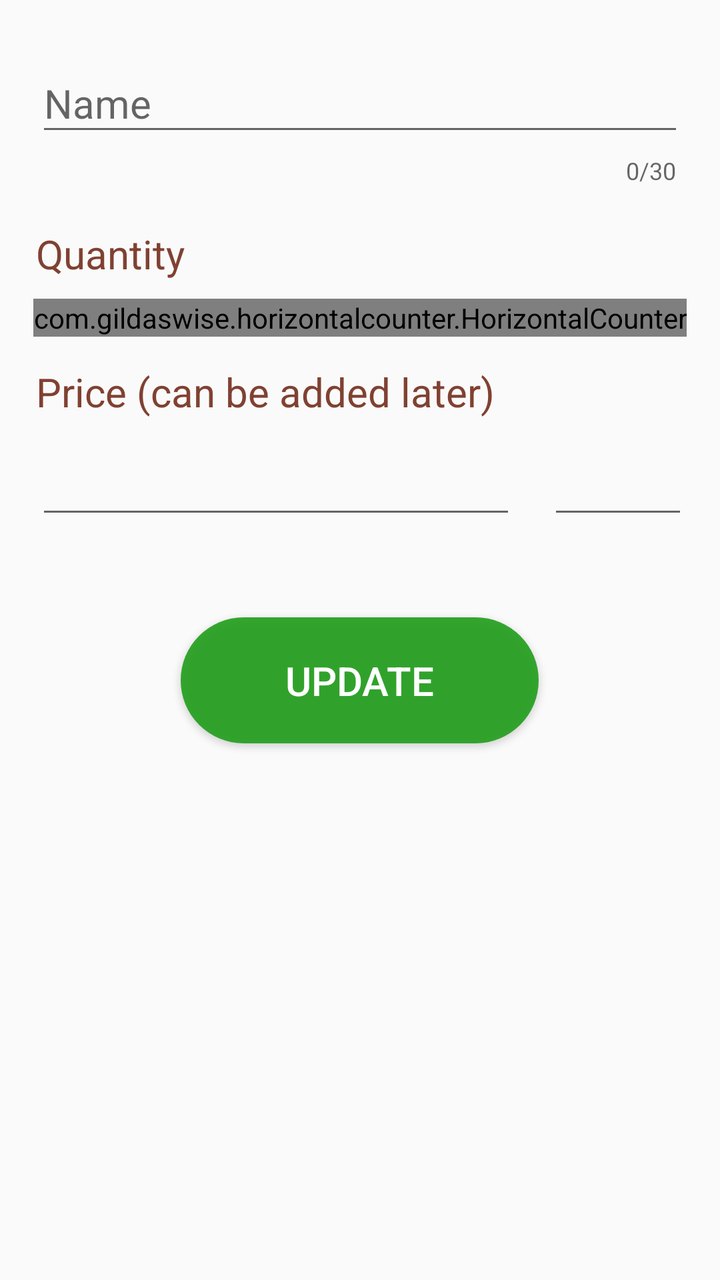
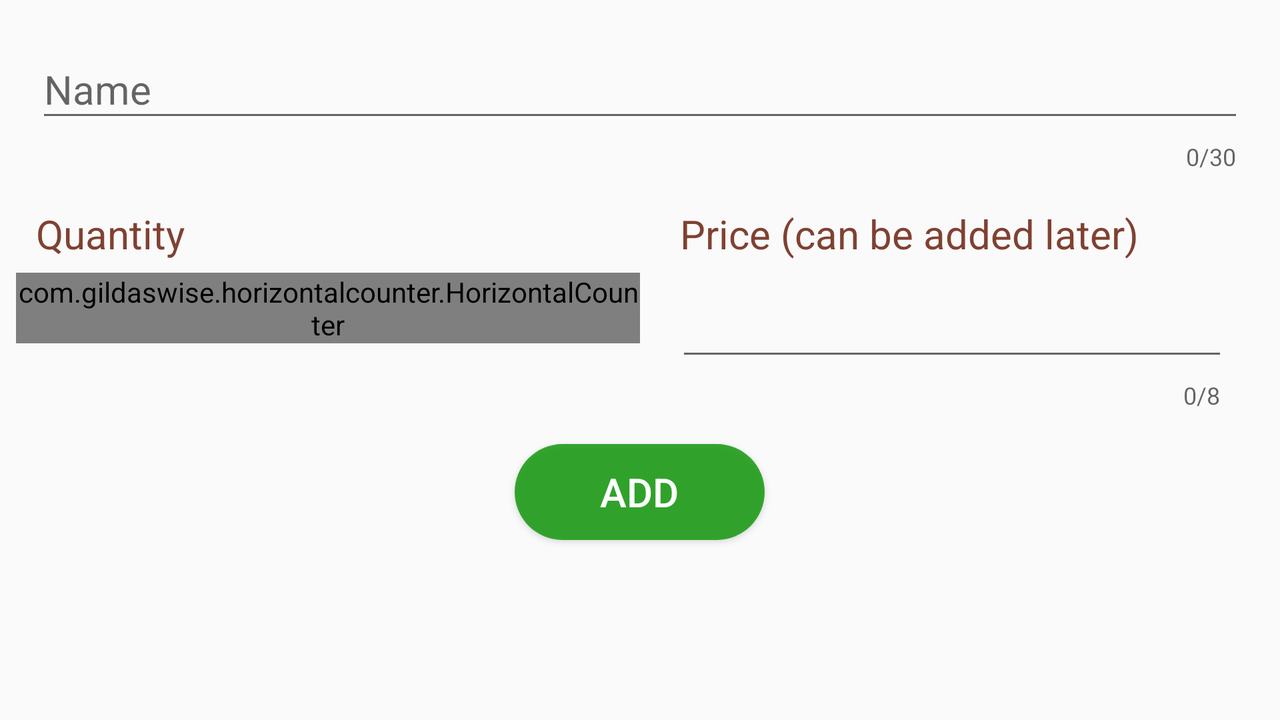

The same Android screen from two of the app's own layout files: first res/layout/ as a phone draws it, then the author's variant for another configuration, drawn on a device whose configuration selects that folder. Both files follow.
<!-- AndroidManifest.xml: application theme AppTheme -->
<!-- res/layout/activity_edit_shopping_list_item.xml -->
<?xml version="1.0" encoding="utf-8"?>
<android.support.constraint.ConstraintLayout xmlns:android="http://schemas.android.com/apk/res/android"
    xmlns:app="http://schemas.android.com/apk/res-auto"
    xmlns:tools="http://schemas.android.com/tools"
    android:layout_width="match_parent"
    android:layout_height="match_parent"
    android:clickable="true"
    android:focusableInTouchMode="true"
    tools:context=".activities.EditShoppingListItemActivity">

    <LinearLayout
        android:layout_width="match_parent"
        android:layout_height="wrap_content"
        android:layout_marginBottom="8dp"
        android:layout_marginEnd="8dp"
        android:layout_marginStart="8dp"
        android:layout_marginTop="8dp"
        android:orientation="vertical"
        app:layout_constraintBottom_toBottomOf="parent"
        app:layout_constraintEnd_toEndOf="parent"
        app:layout_constraintHorizontal_bias="0.0"
        app:layout_constraintStart_toStartOf="parent"
        app:layout_constraintTop_toTopOf="parent"
        app:layout_constraintVertical_bias="0.04">

        <android.support.design.widget.TextInputLayout
            android:id="@+id/editshopitemnamelayout"
            android:layout_width="match_parent"
            android:layout_height="wrap_content"
            android:layout_marginBottom="8dp"
            android:layout_marginEnd="10dp"
            android:layout_marginStart="10dp"
            app:counterEnabled="true"
            app:counterMaxLength="30"
            app:errorEnabled="true"
            app:errorTextAppearance="@style/error_appearance"
            app:layout_constraintEnd_toEndOf="parent"
            app:layout_constraintStart_toStartOf="parent"
            app:layout_constraintTop_toTopOf="parent">

            <EditText
                android:id="@+id/editshopnameinput"
                android:layout_width="match_parent"
                android:layout_height="wrap_content"
                android:hint="@string/namenewitemtopacklabel"
                android:inputType="textCapSentences"
                android:singleLine="true"
                android:textSize="20sp" />

        </android.support.design.widget.TextInputLayout>

        <TextView
            android:id="@+id/editquantityshopitemtextview"
            android:layout_width="wrap_content"
            android:layout_height="wrap_content"
            android:layout_marginStart="10dp"
            android:layout_marginTop="8dp"
            android:text="@string/quantitylabel"
            android:textColor="@color/colorPrimary"
            android:textSize="20sp"
            app:layout_constraintEnd_toEndOf="parent"
            app:layout_constraintHorizontal_bias="0.06"
            app:layout_constraintStart_toStartOf="parent"
            app:layout_constraintTop_toBottomOf="@+id/shopitemnamelayout" />

        <RelativeLayout
            android:layout_width="match_parent"
            android:layout_height="match_parent">

            <com.gildaswise.horizontalcounter.HorizontalCounter
                android:id="@+id/editcounterShopitem"
                android:layout_width="wrap_content"
                android:layout_height="wrap_content"
                android:layout_marginBottom="8dp"
                android:layout_marginTop="10dp"
                app:displayAsInteger="true"
                app:initialValue="1"
                android:layout_centerInParent="true"
                app:maxValue="100"
                app:minValue="1"
                app:minusButtonColor="#804132"
                app:minusIcon="@drawable/lessicon"
                app:plusButtonColor="#804132"
                app:plusIcon="@drawable/addicon"
                app:stepValue="1"
                app:textColor="#000000"
                app:textSize="7sp" />
        </RelativeLayout>

        <TextView
            android:id="@+id/editpriceShopitemtextview"
            android:layout_width="wrap_content"
            android:layout_height="wrap_content"
            android:layout_marginStart="10dp"
            android:layout_marginTop="5dp"
            android:text="@string/pricetextviewlabel"
            android:textColor="@color/colorPrimary"
            android:textSize="20sp"
            app:layout_constraintEnd_toEndOf="parent"
            app:layout_constraintHorizontal_bias="0.055"
            app:layout_constraintStart_toStartOf="parent"
            app:layout_constraintTop_toBottomOf="@+id/quantityshopitemtextview" />

        <LinearLayout
            android:layout_width="match_parent"
            android:layout_height="match_parent"
            android:orientation="vertical">

            <android.support.constraint.ConstraintLayout
                android:layout_width="match_parent"
                android:layout_height="match_parent">

                <android.support.design.widget.TextInputLayout
                    android:id="@+id/editshopitempricelayout"
                    android:layout_width="0dp"
                    android:layout_height="wrap_content"
                    android:layout_marginEnd="8dp"
                    android:layout_marginStart="10dp"

                    app:errorEnabled="true"
                    app:errorTextAppearance="@style/error_appearance"
                    app:layout_constraintBottom_toBottomOf="parent"
                    app:layout_constraintEnd_toStartOf="@+id/guideline"
                    app:layout_constraintStart_toStartOf="parent"
                    app:layout_constraintTop_toTopOf="parent">

                    <EditText
                        android:id="@+id/editpriceshopiteminput"
                        android:layout_width="match_parent"
                        android:layout_height="wrap_content"

                        android:inputType="numberDecimal"
                        android:singleLine="true"
                        android:textSize="20sp" />
                </android.support.design.widget.TextInputLayout>

                <android.support.design.widget.TextInputLayout
                    android:id="@+id/editshopwalutalayout"
                    android:layout_width="0dp"
                    android:layout_height="wrap_content"
                    app:errorEnabled="true"
                    app:errorTextAppearance="@style/error_appearance"

                    android:layout_marginEnd="8dp"
                    android:layout_marginStart="8dp"
                    app:layout_constraintBottom_toBottomOf="parent"
                    app:layout_constraintEnd_toEndOf="parent"
                    app:layout_constraintStart_toStartOf="@+id/guideline"
                    app:layout_constraintTop_toTopOf="parent">

                    <EditText
                        android:id="@+id/editshopwalutainput"
                        android:layout_width="match_parent"
                        android:layout_height="wrap_content"
                        android:cursorVisible="false"
                        android:singleLine="true"
                        android:textSize="20sp" />

                </android.support.design.widget.TextInputLayout>

                <android.support.constraint.Guideline
                    android:id="@+id/guideline"
                    android:layout_width="wrap_content"
                    android:layout_height="wrap_content"
                    android:orientation="vertical"
                    app:layout_constraintGuide_percent=".75" />
            </android.support.constraint.ConstraintLayout>

        </LinearLayout>



        <RelativeLayout
            android:layout_width="match_parent"
            android:layout_height="match_parent">

            <Button
                android:id="@+id/buttonUpdateShopItem"
                android:layout_width="179dp"
                android:layout_height="63dp"
                android:layout_centerInParent="true"
                android:layout_marginTop="40dp"
                android:background="@drawable/buttonsubmit"
                android:text="@string/updatebuttonlabel"
                android:textColor="@color/white"
                android:textSize="20dp" />
        </RelativeLayout>



    </LinearLayout>

</android.support.constraint.ConstraintLayout>
<!-- resources referenced by this layout -->
<resources>
  <color name="colorPrimary">#804132</color>
  <color name="white">#FFFFFF</color>
  <!-- drawable addicon: png bitmap (drawable, 689 bytes) -->
  <!-- drawable buttonsubmit (drawable) -->
  <?xml version="1.0" encoding="utf-8"?>
  <selector
      xmlns:android="http://schemas.android.com/apk/res/android">
      <item android:state_pressed="true">
          <shape>
              <solid android:color="#2a9c13" />
              <corners android:radius="85dp" />
          </shape>
  
      </item>
      <item android:state_enabled="true">
          <shape>
              <solid android:color="#e01b9c15" />
              <corners android:radius="85dp" />
          </shape>
  
      </item>
      <item android:state_enabled="false">
          <shape>
              <solid android:color="#e06f7169" />
              <corners android:radius="85dp" />
          </shape>
  
      </item>
  
  </selector>
  <!-- drawable lessicon: png bitmap (drawable, 669 bytes) -->
  <string name="namenewitemtopacklabel">Name</string>
  <string name="pricetextviewlabel">Price (can be added later)</string>
  <string name="quantitylabel">Quantity</string>
  <string name="updatebuttonlabel">Update</string>
  <style name="error_appearance" parent="@android:style/TextAppearance">
          <item name="android:textColor">#ca0909</item>
          <item name="android:textSize">15dp</item>
      </style>
  <style name="AppTheme" parent="Theme.AppCompat.Light.DarkActionBar">
          
          <item name="colorPrimary">@color/colorPrimaryDark</item>
          <item name="colorPrimaryDark">@color/colorPrimaryDark</item>
          <item name="colorAccent">@color/colorAccent</item>
      </style>
  <color name="colorPrimaryDark">#804132</color>
  <color name="colorAccent">#FF4081</color>
</resources>
<!-- res/layout-land/activity_edit_shopping_list_item.xml (the author's variant of the layout above) -->
<!-- drawn on the phone turned sideways -->
<?xml version="1.0" encoding="utf-8"?>
<android.support.constraint.ConstraintLayout xmlns:android="http://schemas.android.com/apk/res/android"
    xmlns:app="http://schemas.android.com/apk/res-auto"
    xmlns:tools="http://schemas.android.com/tools"
    android:layout_width="match_parent"
    android:layout_height="match_parent"
    android:clickable="true"
    android:focusableInTouchMode="true"
    tools:context=".activities.EditShoppingListItemActivity">

    <LinearLayout
        android:layout_width="match_parent"
        android:layout_height="wrap_content"
        android:layout_marginBottom="8dp"
        android:layout_marginEnd="8dp"
        android:layout_marginStart="8dp"
        android:layout_marginTop="8dp"
        android:orientation="vertical"
        app:layout_constraintBottom_toBottomOf="parent"
        app:layout_constraintEnd_toEndOf="parent"
        app:layout_constraintHorizontal_bias="0.0"
        app:layout_constraintStart_toStartOf="parent"
        app:layout_constraintTop_toTopOf="parent"
        app:layout_constraintVertical_bias="0.04">

        <android.support.design.widget.TextInputLayout
            android:id="@+id/editshopitemnamelayout"
            android:layout_width="match_parent"
            android:layout_height="wrap_content"
            android:layout_marginBottom="8dp"
            android:layout_marginEnd="10dp"
            android:layout_marginStart="10dp"
            app:counterEnabled="true"
            app:counterMaxLength="30"
            app:errorEnabled="true"
            app:errorTextAppearance="@style/error_appearance"
            app:layout_constraintEnd_toEndOf="parent"
            app:layout_constraintStart_toStartOf="parent"
            app:layout_constraintTop_toTopOf="parent">

            <EditText
                android:id="@+id/editshopnameinput"
                android:layout_width="match_parent"
                android:layout_height="wrap_content"
                android:hint="@string/namenewitemtopacklabel"
                android:inputType="textCapSentences"
                android:singleLine="true"
                android:textSize="20sp" />

        </android.support.design.widget.TextInputLayout>

        <android.support.constraint.ConstraintLayout
            android:layout_width="match_parent"
            android:layout_height="wrap_content">

            <android.support.constraint.Guideline
                android:id="@+id/guideline7"
                android:layout_width="wrap_content"
                android:layout_height="wrap_content"
                android:orientation="vertical"
                app:layout_constraintGuide_percent=".5" />

            <LinearLayout
                android:layout_width="0dp"
                android:layout_height="0dp"
                android:layout_margin="0dp"
                android:layout_marginBottom="8dp"
                android:layout_marginTop="8dp"
                android:orientation="vertical"
                app:layout_constraintBottom_toBottomOf="parent"
                app:layout_constraintEnd_toStartOf="@+id/guideline7"
                app:layout_constraintStart_toStartOf="parent"
                app:layout_constraintTop_toTopOf="parent">

                <TextView
                    android:id="@+id/editquantityshopitemtextview"
                    android:layout_width="wrap_content"
                    android:layout_height="wrap_content"
                    android:layout_marginStart="10dp"
                    android:layout_marginTop="5dp"
                    android:text="@string/quantitylabel"
                    android:textColor="@color/colorPrimary"
                    android:textSize="20sp"
                    app:layout_constraintEnd_toEndOf="parent"
                    app:layout_constraintHorizontal_bias="0.06"
                    app:layout_constraintStart_toStartOf="parent"
                    app:layout_constraintTop_toBottomOf="@+id/shopitemnamelayout" />


                <com.gildaswise.horizontalcounter.HorizontalCounter
                    android:id="@+id/editcounterShopitem"
                    android:layout_width="wrap_content"
                    android:layout_height="wrap_content"
                    android:layout_centerInParent="true"
                    android:layout_marginTop="6dp"
                    app:displayAsInteger="true"
                    app:initialValue="1"
                    app:maxValue="100"
                    app:minValue="1"
                    app:minusButtonColor="#804132"
                    app:minusIcon="@drawable/lessicon"
                    app:plusButtonColor="#804132"
                    app:plusIcon="@drawable/addicon"
                    app:stepValue="1"
                    app:textColor="#000000"
                    app:textSize="7sp" />

            </LinearLayout>

            <LinearLayout
                android:layout_width="0dp"
                android:layout_height="match_parent"
                android:layout_marginEnd="8dp"
                android:layout_marginStart="8dp"
                android:orientation="vertical"
                app:layout_constraintEnd_toEndOf="parent"
                app:layout_constraintStart_toStartOf="@+id/guideline7">

                <TextView
                    android:id="@+id/editpriceShopitemtextview"
                    android:layout_width="wrap_content"
                    android:layout_height="wrap_content"
                    android:layout_marginStart="12dp"
                    android:layout_marginTop="5dp"
                    android:text="@string/pricetextviewlabel"
                    android:textColor="@color/colorPrimary"
                    android:textSize="20sp"
                    android:maxLines="3"
                    app:layout_constraintEnd_toEndOf="parent"
                    app:layout_constraintHorizontal_bias="0.055"
                    app:layout_constraintStart_toStartOf="parent"
                    app:layout_constraintTop_toBottomOf="@+id/quantityshopitemtextview" />

                <android.support.design.widget.TextInputLayout
                    android:id="@+id/editshopitempricelayout"
                    android:layout_width="match_parent"
                    android:layout_height="wrap_content"
                    android:layout_marginEnd="10dp"
                    android:layout_marginStart="10dp"
                    app:counterEnabled="true"
                    app:counterMaxLength="8"
                    app:errorEnabled="true"
                    app:errorTextAppearance="@style/error_appearance"
                    app:layout_constraintEnd_toEndOf="parent"
                    app:layout_constraintStart_toStartOf="parent"
                    app:layout_constraintTop_toTopOf="parent">

                    <EditText
                        android:id="@+id/editpriceshopiteminput"
                        android:layout_width="match_parent"
                        android:layout_height="wrap_content"

                        android:inputType="numberDecimal"
                        android:singleLine="true"
                        android:textSize="20sp" />
                </android.support.design.widget.TextInputLayout>
            </LinearLayout>

        </android.support.constraint.ConstraintLayout>





        <RelativeLayout
            android:layout_width="match_parent"
            android:layout_height="match_parent">

            <Button
                android:id="@+id/buttonUpdateShopItem"
                android:layout_width="125dp"
                android:layout_height="wrap_content"
                android:layout_centerInParent="true"
                android:layout_marginTop="25dp"
                android:background="@drawable/buttonsubmit"
                android:text="@string/addbuttonlabel"
                android:textColor="@color/white"
                android:textSize="20dp" />
        </RelativeLayout>


    </LinearLayout>

</android.support.constraint.ConstraintLayout>
<!-- resources referenced by the variant -->
<!-- as the phone turned sideways resolves them -->
<resources>
  <color name="colorPrimary">#804132</color>
  <color name="white">#FFFFFF</color>
  <!-- drawable addicon: png bitmap (drawable, 689 bytes) -->
  <!-- drawable buttonsubmit (drawable) -->
  <?xml version="1.0" encoding="utf-8"?>
  <selector
      xmlns:android="http://schemas.android.com/apk/res/android">
      <item android:state_pressed="true">
          <shape>
              <solid android:color="#2a9c13" />
              <corners android:radius="85dp" />
          </shape>
  
      </item>
      <item android:state_enabled="true">
          <shape>
              <solid android:color="#e01b9c15" />
              <corners android:radius="85dp" />
          </shape>
  
      </item>
      <item android:state_enabled="false">
          <shape>
              <solid android:color="#e06f7169" />
              <corners android:radius="85dp" />
          </shape>
  
      </item>
  
  </selector>
  <!-- drawable lessicon: png bitmap (drawable, 669 bytes) -->
  <string name="addbuttonlabel">Add</string>
  <string name="namenewitemtopacklabel">Name</string>
  <string name="pricetextviewlabel">Price (can be added later)</string>
  <string name="quantitylabel">Quantity</string>
  <style name="error_appearance" parent="@android:style/TextAppearance">
          <item name="android:textColor">#ca0909</item>
          <item name="android:textSize">15dp</item>
      </style>
  <style name="AppTheme" parent="Theme.AppCompat.Light.DarkActionBar">
          
          <item name="colorPrimary">@color/colorPrimaryDark</item>
          <item name="colorPrimaryDark">@color/colorPrimaryDark</item>
          <item name="colorAccent">@color/colorAccent</item>
      </style>
  <color name="colorPrimaryDark">#804132</color>
  <color name="colorAccent">#FF4081</color>
</resources>
